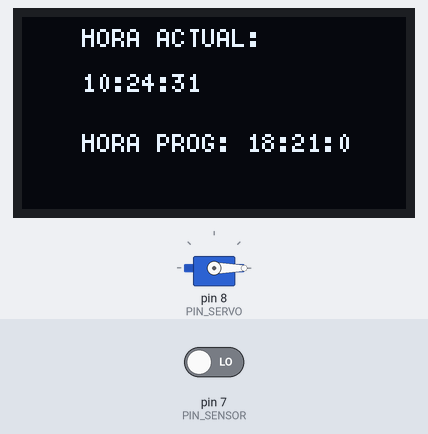
Recording of a sketch running on a simulated Arduino Uno, built with avr-gcc and run on an emulated ATmega328P. Shown: 128×64 one-colour display, servo. The inputs (shaded band) are chosen by the test bench; at power-on: pin 7 (PIN_SENSOR) LOW. The local clock reads 2024-03-15 10:24:30 at power-on unless the sketch sets it; what the sketch prints to the serial monitor is not drawn.

Above: at 1.3 s.
1.4 s: pin 7 (PIN_SENSOR) driven HIGH
At 1.9 s:
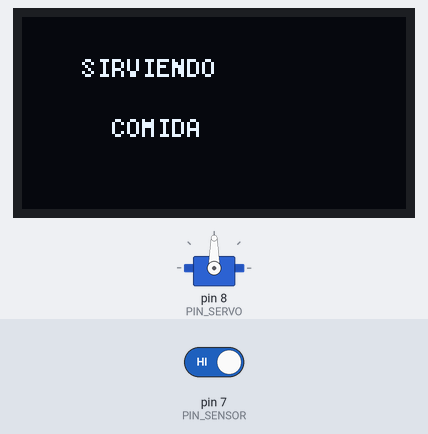
4.4 s: pin 7 (PIN_SENSOR) driven LOW
At 4.52 s:
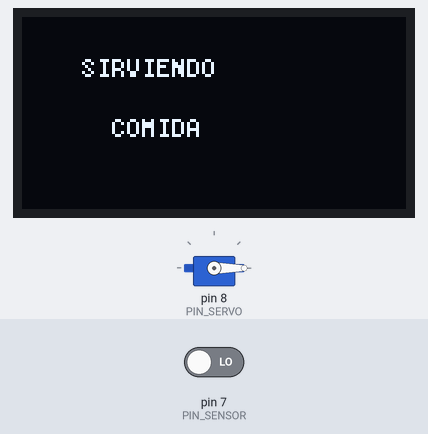
Timing chart, 0 to 7.4 s (numbered marks = the images above; inputs shaded):
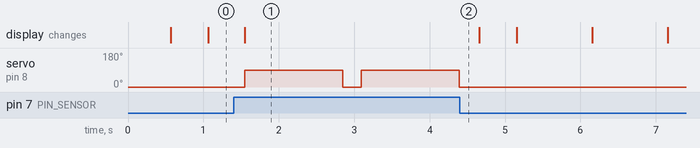

The sketch:

Proyecto_monitor_de_bodegas.ino
```cpp
#include <RTClib.h>
#include <U8g2lib.h>
#include <Servo.h>

#define PIN_SERVO 8
#define PIN_SENSOR 7

// Inicialización del display con la librería U8g2
U8G2_SSD1306_128X64_NONAME_1_HW_I2C display(U8G2_R0);

// Inicialización del RTC y Servo
RTC_DS3231 rtc;
Servo servo;

// Variables globales optimizadas
const byte hora = 18;
const byte minuto = 21;
const byte segundo = 0;

// Variables de control de tiempo no bloqueante
unsigned long previousMillis = 0;

void setup() {
  Serial.begin(9600);

  // Inicializar RTC
  if (!rtc.begin()) {
    Serial.println(F("Error: No se detectó el módulo RTC"));
    while (1);
  }

  // Inicializar Display
  display.begin();

  // Inicializar Servo y Sensor
  servo.attach(PIN_SERVO);
  pinMode(PIN_SENSOR, INPUT);
  servo.write(0);

  Serial.println(F("Sistema inicializado correctamente"));
}

void loop() {
  DateTime now = rtc.now();
  unsigned long currentMillis = millis();

  // Actualización no bloqueante cada 500 ms
  if (currentMillis - previousMillis >= 500) {
    previousMillis = currentMillis;

    // Limpiar y preparar pantalla
    display.clearBuffer();
    display.setFont(u8g2_font_5x8_tf); // Fuente ligera para ahorrar memoria

    if ((hora == now.hour() && minuto == now.minute() && segundo == now.second()) || digitalRead(PIN_SENSOR) == HIGH) {
      // Mostrar mensaje "Sirviendo Comida"
      display.setCursor(20, 20);
      display.print(F("SIRVIENDO"));
      display.setCursor(30, 40);
      display.print(F("COMIDA"));
      display.sendBuffer();

      // Controlar el servo
      servo.write(90);
      delay(1300); // Control del tiempo del servo
      servo.write(0);
      delay(200);

    } else {
      // Mostrar hora actual
      display.setCursor(20, 10);
      display.print(F("HORA ACTUAL:"));
      display.setCursor(20, 25);
      display.print(now.hour());
      display.print(":");
      display.print(now.minute());
      display.print(":");
      display.print(now.second());

      // Mostrar hora programada
      display.setCursor(20, 45);
      display.print(F("HORA PROG: "));
      display.print(hora);
      display.print(":");
      display.print(minuto);
      display.print(":");
      display.print(segundo);

      display.sendBuffer();
    }
  }
}
```

Measured:
- after the input at 1.4 s, servo on pin 8 (PIN_SERVO): alternates 90° for 1.3 s and 0° for 0.24 s, starting after 0.15 s; the display: changes after 0.15 s (image 1)
- after the input at 4.4 s, servo on pin 8 (PIN_SERVO): stops changing and stays 0°
